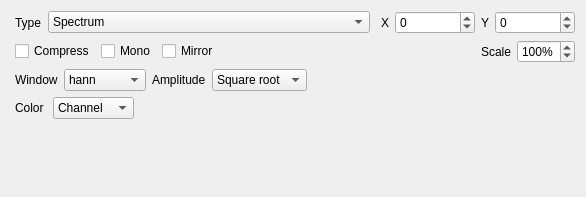
<?xml version="1.0" encoding="UTF-8"?>
<ui version="4.0">
 <class>Form</class>
 <widget class="QWidget" name="Form">
  <property name="geometry">
   <rect>
    <x>0</x>
    <y>0</y>
    <width>586</width>
    <height>197</height>
   </rect>
  </property>
  <property name="sizePolicy">
   <sizepolicy hsizetype="Preferred" vsizetype="Preferred">
    <horstretch>0</horstretch>
    <verstretch>0</verstretch>
   </sizepolicy>
  </property>
  <property name="minimumSize">
   <size>
    <width>0</width>
    <height>197</height>
   </size>
  </property>
  <property name="windowTitle">
   <string>Form</string>
  </property>
  <layout class="QVBoxLayout" name="verticalLayout_2">
   <item>
    <layout class="QVBoxLayout" name="verticalLayout">
     <property name="leftMargin">
      <number>4</number>
     </property>
     <item>
      <layout class="QHBoxLayout" name="horizontalLayout_8">
       <item>
        <widget class="QLabel" name="label_4">
         <property name="sizePolicy">
          <sizepolicy hsizetype="Fixed" vsizetype="Preferred">
           <horstretch>0</horstretch>
           <verstretch>0</verstretch>
          </sizepolicy>
         </property>
         <property name="text">
          <string>Type</string>
         </property>
        </widget>
       </item>
       <item>
        <widget class="QComboBox" name="comboBox_filterType">
         <item>
          <property name="text">
           <string>Spectrum</string>
          </property>
         </item>
         <item>
          <property name="text">
           <string>Histogram</string>
          </property>
         </item>
         <item>
          <property name="text">
           <string>Vector Scope</string>
          </property>
         </item>
         <item>
          <property name="text">
           <string>Musical Scale</string>
          </property>
         </item>
         <item>
          <property name="text">
           <string>Phase</string>
          </property>
         </item>
        </widget>
       </item>
       <item>
        <spacer name="horizontalSpacer_9">
         <property name="orientation">
          <enum>Qt::Horizontal</enum>
         </property>
         <property name="sizeType">
          <enum>QSizePolicy::Fixed</enum>
         </property>
         <property name="sizeHint" stdset="0">
          <size>
           <width>5</width>
           <height>20</height>
          </size>
         </property>
        </spacer>
       </item>
       <item>
        <widget class="QLabel" name="label_xTitleAlign">
         <property name="sizePolicy">
          <sizepolicy hsizetype="Fixed" vsizetype="Preferred">
           <horstretch>0</horstretch>
           <verstretch>0</verstretch>
          </sizepolicy>
         </property>
         <property name="text">
          <string>X</string>
         </property>
        </widget>
       </item>
       <item>
        <widget class="QSpinBox" name="spinBox_x">
         <property name="sizePolicy">
          <sizepolicy hsizetype="Fixed" vsizetype="Fixed">
           <horstretch>0</horstretch>
           <verstretch>0</verstretch>
          </sizepolicy>
         </property>
         <property name="maximumSize">
          <size>
           <width>80</width>
           <height>16777215</height>
          </size>
         </property>
         <property name="minimum">
          <number>-10000</number>
         </property>
         <property name="maximum">
          <number>10000</number>
         </property>
        </widget>
       </item>
       <item>
        <widget class="QLabel" name="label_yTitleAlign">
         <property name="sizePolicy">
          <sizepolicy hsizetype="Fixed" vsizetype="Preferred">
           <horstretch>0</horstretch>
           <verstretch>0</verstretch>
          </sizepolicy>
         </property>
         <property name="text">
          <string>Y</string>
         </property>
        </widget>
       </item>
       <item>
        <widget class="QSpinBox" name="spinBox_y">
         <property name="sizePolicy">
          <sizepolicy hsizetype="Fixed" vsizetype="Fixed">
           <horstretch>0</horstretch>
           <verstretch>0</verstretch>
          </sizepolicy>
         </property>
         <property name="maximumSize">
          <size>
           <width>80</width>
           <height>16777215</height>
          </size>
         </property>
         <property name="baseSize">
          <size>
           <width>0</width>
           <height>0</height>
          </size>
         </property>
         <property name="minimum">
          <number>-10000</number>
         </property>
         <property name="maximum">
          <number>10000</number>
         </property>
         <property name="value">
          <number>0</number>
         </property>
        </widget>
       </item>
      </layout>
     </item>
     <item>
      <layout class="QHBoxLayout" name="horizontalLayout_10">
       <item>
        <widget class="QCheckBox" name="checkBox_compress">
         <property name="text">
          <string>Compress</string>
         </property>
        </widget>
       </item>
       <item>
        <widget class="QCheckBox" name="checkBox_mono">
         <property name="text">
          <string>Mono</string>
         </property>
        </widget>
       </item>
       <item>
        <widget class="QCheckBox" name="checkBox_mirror">
         <property name="text">
          <string>Mirror</string>
         </property>
        </widget>
       </item>
       <item>
        <spacer name="horizontalSpacer_2">
         <property name="orientation">
          <enum>Qt::Horizontal</enum>
         </property>
         <property name="sizeHint" stdset="0">
          <size>
           <width>40</width>
           <height>20</height>
          </size>
         </property>
        </spacer>
       </item>
       <item>
        <widget class="QLabel" name="label">
         <property name="sizePolicy">
          <sizepolicy hsizetype="Fixed" vsizetype="Preferred">
           <horstretch>0</horstretch>
           <verstretch>0</verstretch>
          </sizepolicy>
         </property>
         <property name="text">
          <string>Scale</string>
         </property>
         <property name="alignment">
          <set>Qt::AlignRight|Qt::AlignTrailing|Qt::AlignVCenter</set>
         </property>
        </widget>
       </item>
       <item>
        <widget class="QSpinBox" name="spinBox_scale">
         <property name="buttonSymbols">
          <enum>QAbstractSpinBox::UpDownArrows</enum>
         </property>
         <property name="suffix">
          <string>%</string>
         </property>
         <property name="minimum">
          <number>10</number>
         </property>
         <property name="maximum">
          <number>400</number>
         </property>
         <property name="value">
          <number>100</number>
         </property>
        </widget>
       </item>
      </layout>
     </item>
     <item>
      <widget class="QStackedWidget" name="stackedWidget">
       <property name="sizePolicy">
        <sizepolicy hsizetype="Preferred" vsizetype="Preferred">
         <horstretch>0</horstretch>
         <verstretch>0</verstretch>
        </sizepolicy>
       </property>
       <property name="autoFillBackground">
        <bool>false</bool>
       </property>
       <property name="frameShape">
        <enum>QFrame::NoFrame</enum>
       </property>
       <property name="frameShadow">
        <enum>QFrame::Plain</enum>
       </property>
       <property name="currentIndex">
        <number>0</number>
       </property>
       <widget class="QWidget" name="page">
        <widget class="QWidget" name="verticalLayoutWidget">
         <property name="geometry">
          <rect>
           <x>0</x>
           <y>0</y>
           <width>561</width>
           <height>72</height>
          </rect>
         </property>
         <layout class="QVBoxLayout" name="verticalLayout_3">
          <property name="sizeConstraint">
           <enum>QLayout::SetMaximumSize</enum>
          </property>
          <property name="rightMargin">
           <number>0</number>
          </property>
          <item>
           <layout class="QHBoxLayout" name="horizontalLayout_9">
            <property name="sizeConstraint">
             <enum>QLayout::SetDefaultConstraint</enum>
            </property>
            <item>
             <widget class="QLabel" name="label_textColor">
              <property name="sizePolicy">
               <sizepolicy hsizetype="Fixed" vsizetype="Preferred">
                <horstretch>0</horstretch>
                <verstretch>0</verstretch>
               </sizepolicy>
              </property>
              <property name="minimumSize">
               <size>
                <width>31</width>
                <height>0</height>
               </size>
              </property>
              <property name="text">
               <string>Window</string>
              </property>
              <property name="margin">
               <number>4</number>
              </property>
             </widget>
            </item>
            <item>
             <widget class="QComboBox" name="comboBox_window">
              <item>
               <property name="text">
                <string>hann</string>
               </property>
              </item>
              <item>
               <property name="text">
                <string>gauss</string>
               </property>
              </item>
              <item>
               <property name="text">
                <string>tukey</string>
               </property>
              </item>
              <item>
               <property name="text">
                <string>dolph</string>
               </property>
              </item>
              <item>
               <property name="text">
                <string>cauchy</string>
               </property>
              </item>
              <item>
               <property name="text">
                <string>parzen</string>
               </property>
              </item>
              <item>
               <property name="text">
                <string>poisson</string>
               </property>
              </item>
              <item>
               <property name="text">
                <string>rect</string>
               </property>
              </item>
              <item>
               <property name="text">
                <string>bartlett</string>
               </property>
              </item>
              <item>
               <property name="text">
                <string>hanning</string>
               </property>
              </item>
              <item>
               <property name="text">
                <string>hamming</string>
               </property>
              </item>
              <item>
               <property name="text">
                <string>blackman</string>
               </property>
              </item>
              <item>
               <property name="text">
                <string>welch</string>
               </property>
              </item>
              <item>
               <property name="text">
                <string>flattop</string>
               </property>
              </item>
              <item>
               <property name="text">
                <string>bharris</string>
               </property>
              </item>
              <item>
               <property name="text">
                <string>bnuttall</string>
               </property>
              </item>
              <item>
               <property name="text">
                <string>lanczos</string>
               </property>
              </item>
             </widget>
            </item>
            <item>
             <widget class="QLabel" name="label_3">
              <property name="sizePolicy">
               <sizepolicy hsizetype="Fixed" vsizetype="Preferred">
                <horstretch>0</horstretch>
                <verstretch>0</verstretch>
               </sizepolicy>
              </property>
              <property name="text">
               <string>Amplitude</string>
              </property>
              <property name="margin">
               <number>4</number>
              </property>
             </widget>
            </item>
            <item>
             <widget class="QComboBox" name="comboBox_amplitude">
              <item>
               <property name="text">
                <string>Square root</string>
               </property>
              </item>
              <item>
               <property name="text">
                <string>Cubic root</string>
               </property>
              </item>
              <item>
               <property name="text">
                <string>4thrt</string>
               </property>
              </item>
              <item>
               <property name="text">
                <string>5thrt</string>
               </property>
              </item>
              <item>
               <property name="text">
                <string>Linear</string>
               </property>
              </item>
              <item>
               <property name="text">
                <string>Logarithmic</string>
               </property>
              </item>
             </widget>
            </item>
            <item>
             <spacer name="horizontalSpacer_4">
              <property name="orientation">
               <enum>Qt::Horizontal</enum>
              </property>
              <property name="sizeType">
               <enum>QSizePolicy::MinimumExpanding</enum>
              </property>
              <property name="sizeHint" stdset="0">
               <size>
                <width>10</width>
                <height>20</height>
               </size>
              </property>
             </spacer>
            </item>
           </layout>
          </item>
          <item>
           <layout class="QHBoxLayout" name="horizontalLayout">
            <item>
             <widget class="QLabel" name="label_2">
              <property name="sizePolicy">
               <sizepolicy hsizetype="Fixed" vsizetype="Preferred">
                <horstretch>0</horstretch>
                <verstretch>0</verstretch>
               </sizepolicy>
              </property>
              <property name="text">
               <string>Color </string>
              </property>
              <property name="margin">
               <number>4</number>
              </property>
             </widget>
            </item>
            <item>
             <widget class="QComboBox" name="comboBox_color">
              <item>
               <property name="text">
                <string>Channel</string>
               </property>
              </item>
              <item>
               <property name="text">
                <string>Intensity</string>
               </property>
              </item>
              <item>
               <property name="text">
                <string>Rainbow</string>
               </property>
              </item>
              <item>
               <property name="text">
                <string>Moreland</string>
               </property>
              </item>
              <item>
               <property name="text">
                <string>Nebulae</string>
               </property>
              </item>
              <item>
               <property name="text">
                <string>Fire</string>
               </property>
              </item>
              <item>
               <property name="text">
                <string>Fiery</string>
               </property>
              </item>
              <item>
               <property name="text">
                <string>Fruit</string>
               </property>
              </item>
              <item>
               <property name="text">
                <string>Cool</string>
               </property>
              </item>
             </widget>
            </item>
            <item>
             <spacer name="horizontalSpacer_3">
              <property name="orientation">
               <enum>Qt::Horizontal</enum>
              </property>
              <property name="sizeType">
               <enum>QSizePolicy::MinimumExpanding</enum>
              </property>
              <property name="sizeHint" stdset="0">
               <size>
                <width>10</width>
                <height>20</height>
               </size>
              </property>
             </spacer>
            </item>
           </layout>
          </item>
         </layout>
        </widget>
       </widget>
       <widget class="QWidget" name="page_2"/>
      </widget>
     </item>
    </layout>
   </item>
   <item>
    <spacer name="verticalSpacer">
     <property name="orientation">
      <enum>Qt::Vertical</enum>
     </property>
     <property name="sizeType">
      <enum>QSizePolicy::Fixed</enum>
     </property>
     <property name="sizeHint" stdset="0">
      <size>
       <width>20</width>
       <height>10</height>
      </size>
     </property>
    </spacer>
   </item>
  </layout>
 </widget>
 <resources/>
 <connections/>
</ui>
